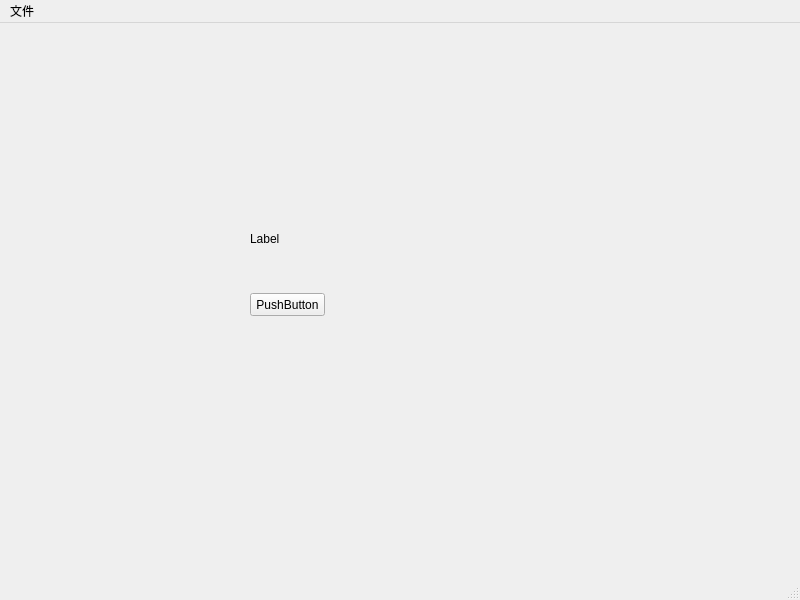
<?xml version="1.0" encoding="UTF-8"?>
<ui version="4.0">
 <class>MainWindow</class>
 <widget class="QMainWindow" name="MainWindow">
  <property name="geometry">
   <rect>
    <x>0</x>
    <y>0</y>
    <width>800</width>
    <height>600</height>
   </rect>
  </property>
  <property name="windowTitle">
   <string>MainWindow</string>
  </property>
  <widget class="QWidget" name="centralwidget">
   <widget class="QPushButton" name="pushButton">
    <property name="geometry">
     <rect>
      <x>250</x>
      <y>270</y>
      <width>75</width>
      <height>23</height>
     </rect>
    </property>
    <property name="text">
     <string>PushButton</string>
    </property>
   </widget>
   <widget class="QLabel" name="label">
    <property name="geometry">
     <rect>
      <x>250</x>
      <y>200</y>
      <width>71</width>
      <height>31</height>
     </rect>
    </property>
    <property name="text">
     <string>Label</string>
    </property>
   </widget>
  </widget>
  <widget class="QMenuBar" name="menubar">
   <property name="geometry">
    <rect>
     <x>0</x>
     <y>0</y>
     <width>800</width>
     <height>23</height>
    </rect>
   </property>
   <widget class="QMenu" name="menuwenjian">
    <property name="title">
     <string>文件</string>
    </property>
   </widget>
   <addaction name="menuwenjian"/>
  </widget>
  <widget class="QStatusBar" name="statusbar"/>
 </widget>
 <resources/>
 <connections>
  <connection>
   <sender>pushButton</sender>
   <signal>clicked()</signal>
   <receiver>label</receiver>
   <slot>clear()</slot>
   <hints>
    <hint type="sourcelabel">
     <x>287</x>
     <y>304</y>
    </hint>
    <hint type="destinationlabel">
     <x>285</x>
     <y>238</y>
    </hint>
   </hints>
  </connection>
 </connections>
</ui>
